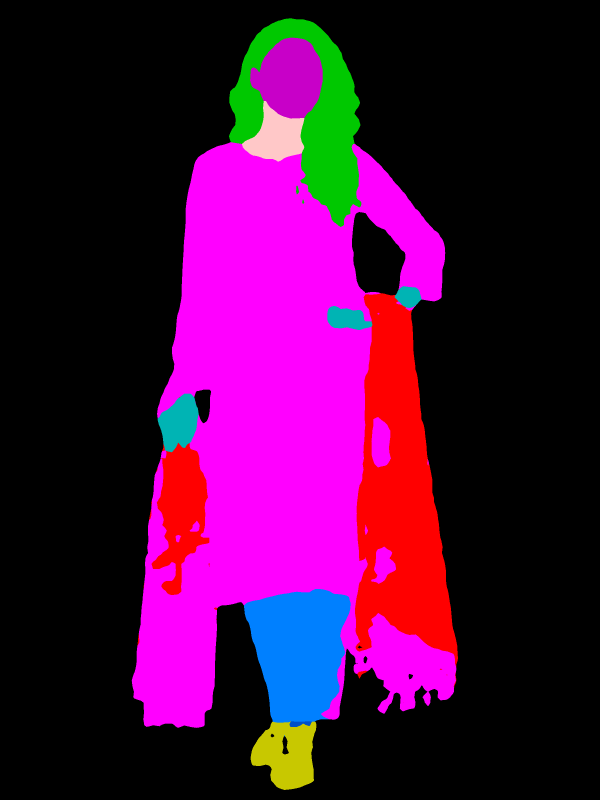
#> input picture OverSampler/test/image-parse-v3/00000_00.png, 1800 x 2400 px, given in place of 00006_00.png, which was not available (shown at 1/3 size)
$ python analyze_vitonhd_agnostic.py
#> lines starting #> are read from the running program, lines starting #| are printed output that depends on the picture; pictures that were not available may be replaced by others from this repository, and a replacement may not be noted
"""
Compare VITON-HD agnostic-v3.2 with original parsing to see what gets removed
"""
import numpy as np
from PIL import Image

# Load a VITON-HD sample
sample = '00006_00'
parse_path = f'./DATA/zalando-hd-resized/test_fine/image-parse-v3/{sample}.png'
agnostic_path = f'./DATA/zalando-hd-resized/test_fine/agnostic-v3.2/{sample}.jpg'

parse_img = Image.open(parse_path)
#> parse_img is the input picture: PIL image 1800x2400 P; mean R, G, B 70.7, 10.6, 61.6
agnostic_img = Image.open(agnostic_path).convert('L')  # Convert to grayscale
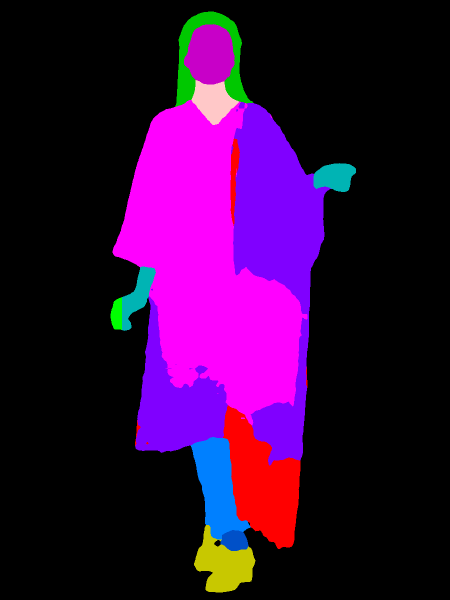
#> input picture OverSampler/test/image-parse-v3/00019_00.png, 900 x 1200 px, given in place of 00006_00.jpg, which was not available (shown at 1/2 size)
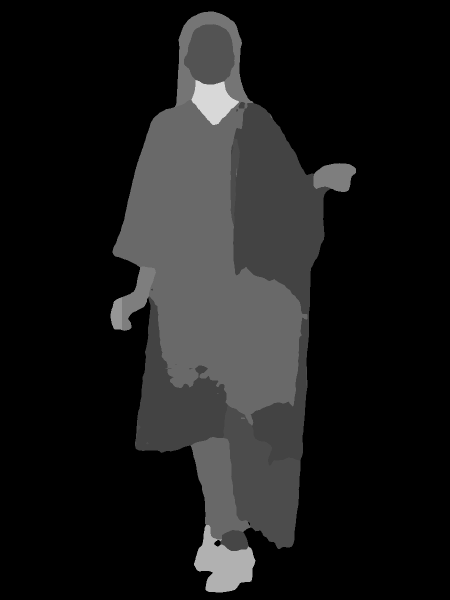
#> agnostic_img: PIL image 900x1200 L (shown at 1/2 size); min 0, max 216, mean 27

parse_array = np.array(parse_img)
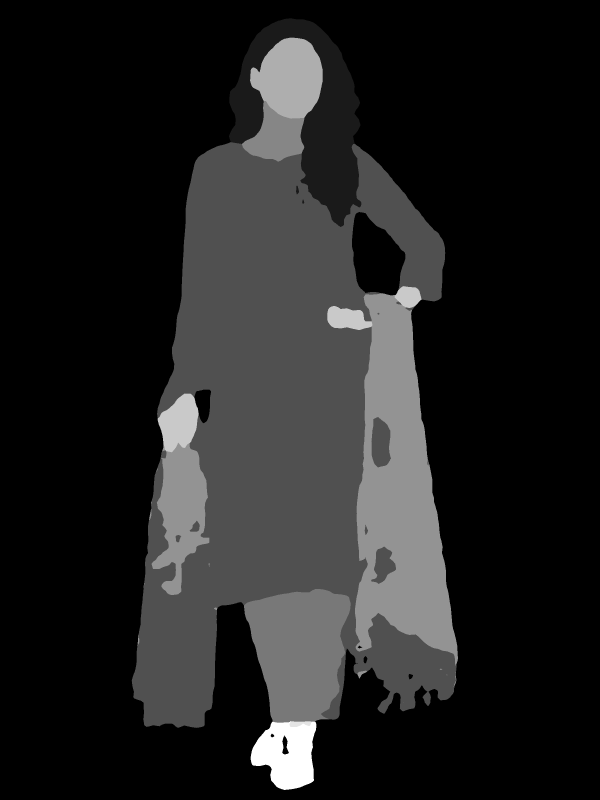
#> parse_array: shape (2400, 1800) (shown at 1/3 size); min 0, max 19, mean 2.46; drawn with min black and max white
agnostic_array = np.array(agnostic_img)

# Find where they differ (where clothing was removed)
#> (the run stopped early here; a loop or call above may not have finished)
